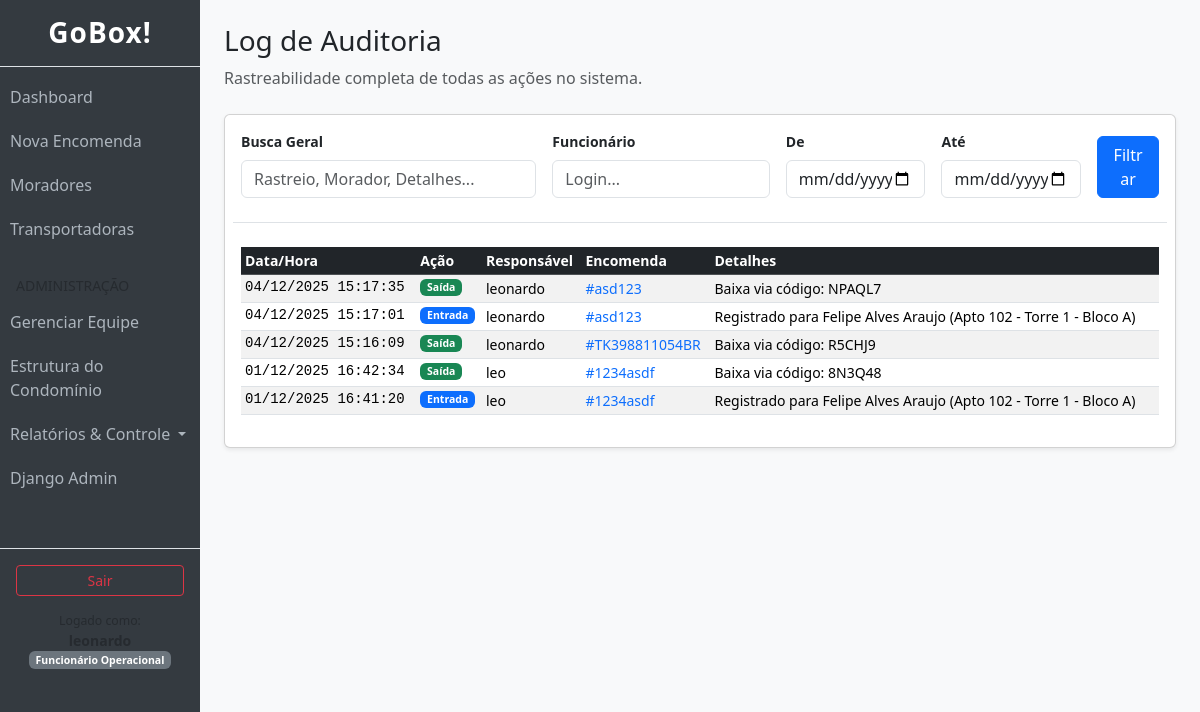
The app's page /relatorios/auditoria/ (signed in) with its own data.
### usuarios/models.py (models this page shows)
class Funcionario(AbstractUser):
    TIPO_OPERADOR = 'OPERADOR'
    TIPO_ADMIN = 'ADMIN'
    CARGO_CHOICES = [
        (TIPO_OPERADOR, 'Funcionário Operacional'),
        (TIPO_ADMIN, 'Administrador/Síndico'),
    ]
    cargo = models.CharField(
        max_length=20,
        choices=CARGO_CHOICES,
        default=TIPO_OPERADOR,
        verbose_name="Nível de Acesso"
    )
    telefone = models.CharField(max_length=20, blank=True, null=True)
    class Meta:
        verbose_name = "Funcionário"
    @property
    def eh_admin(self):
        return self.cargo == self.TIPO_ADMIN or self.is_superuser

### encomendas/models.py (models this page shows, shortened)
class LogMovimentacao(models.Model):
    ACAO_CHOICES = [
        ('REGISTRO', 'Registro de Entrada'),
        ('RETIRADA', 'Baixa de Retirada'),
        ('EDICAO', 'Edição de Dados'),
        ('DELECAO_ADM', 'Deleção Lógica'),
    ]
    encomenda = models.ForeignKey(Encomenda, on_delete=models.CASCADE, related_name='logs')
    funcionario = models.ForeignKey(Funcionario, on_delete=models.PROTECT)
    acao = models.CharField(max_length=20, choices=ACAO_CHOICES)
    timestamp = models.DateTimeField(auto_now_add=True)
    detalhes = models.TextField(blank=True, null=True)
    class Meta:
        verbose_name = "Log de Movimentação"

class Encomenda(models.Model):
    STATUS_CHOICES = [
        ('PENDENTE', 'Pendente'),
        ('RETIRADA', 'Retirada'),
    ]
    morador = models.ForeignKey(Morador, on_delete=models.PROTECT, related_name='encomendas')
    funcionario_registro = models.ForeignKey(
        Funcionario,
        on_delete=models.PROTECT,
        related_name='encomendas_registradas',
        verbose_name="Registrado por"
    )
    transportadora = models.ForeignKey(
        Transportadora,
        on_delete=models.SET_NULL,
        null=True,
        blank=True
    )
    codigo_encomenda = models.CharField(max_length=30, verbose_name="Código de Rastreio")
    codigo_retirada = models.CharField(
        max_length=6,
        default=generate_code,
        unique=True,
        editable=False,
        verbose_name="Código de Retirada"
    )
    descricao = models.CharField(max_length=200, blank=True, null=True, verbose_name="Descrição Visual")
    foto = models.ImageField(
        upload_to="encomendas_fotos/",
        blank=True,
        null=True,
        verbose_name="Foto/Comprovante"
    )
    data_entrada = models.DateTimeField(auto_now_add=True)
    data_retirada = models.DateTimeField(blank=True, null=True)
    status = models.CharField(
        max_length=20,
        choices=STATUS_CHOICES,
        default='PENDENTE'
    )
    ativo = models.BooleanField(default=True, verbose_name="Ativo (Deleção Lógica)")
    class Meta:
        verbose_name = "Encomenda"
        verbose_name_plural = "Encomendas"

### relatorios/views.py (the view)
# urls.py: path('auditoria/', views.AuditoriaView.as_view(), name='relatorio_auditoria'),
class AuditoriaView(AdminRequiredMixin, ListView):
    model = LogMovimentacao
    template_name = 'relatorios/auditoria.html'
    context_object_name = 'logs'
    paginate_by = 50
    def get_queryset(self):
        qs = LogMovimentacao.objects.select_related('encomenda', 'funcionario', 'encomenda__morador').all().order_by('-timestamp')
        q = self.request.GET.get('q')
        funcionario = self.request.GET.get('funcionario')
        data_inicio = self.request.GET.get('data_inicio')
        data_fim = self.request.GET.get('data_fim')
        if q:
            qs = qs.filter(
                Q(encomenda__codigo_encomenda__icontains=q) |
                Q(encomenda__morador__nome__icontains=q) |
                Q(detalhes__icontains=q)
            )
        if funcionario:
            qs = qs.filter(funcionario__username__icontains=funcionario)
        if data_inicio:
            qs = qs.filter(timestamp__date__gte=data_inicio)
        if data_fim:
            qs = qs.filter(timestamp__date__lte=data_fim)
        return qs

### relatorios/views.py (called while the page is built)
    def test_func(self):
        return hasattr(self.request.user, 'eh_admin') and self.request.user.eh_admin

### templates/relatorios/auditoria.html (shortened to what this page needs)
{% extends "base.html" %}
{% block content %}
<div class="mb-4">
    <h3> Log de Auditoria</h3>
    <p class="text-muted">Rastreabilidade completa de todas as ações no sistema.</p>
</div>
<div class="card shadow-sm">
    <div class="card-body">
        <form method="get" class="row g-3 mb-4 border-bottom pb-4">
            <div class="col-md-4">
                <label class="form-label small fw-bold">Busca Geral</label>
                <input type="text" name="q" class="form-control" placeholder="Rastreio, Morador, Detalhes..." value="{{ request.GET.q }}">
            </div>
            <div class="col-md-3">
                <label class="form-label small fw-bold">Funcionário</label>
                <input type="text" name="funcionario" class="form-control" placeholder="Login..." value="{{ request.GET.funcionario }}">
            </div>
            <div class="col-md-2">
                <label class="form-label small fw-bold">De</label>
                <input type="date" name="data_inicio" class="form-control" value="{{ request.GET.data_inicio }}">
            </div>
            <div class="col-md-2">
                <label class="form-label small fw-bold">Até</label>
                <input type="date" name="data_fim" class="form-control" value="{{ request.GET.data_fim }}">
            </div>
            <div class="col-md-1 d-flex align-items-end">
                <button type="submit" class="btn btn-primary w-100">Filtrar</button>
            </div>
        </form>
        <div class="table-responsive">
            <table class="table table-sm table-striped table-hover small">
                <thead class="table-dark">
                    <tr>
                        <th>Data/Hora</th>
                        <th>Ação</th>
                        <th>Responsável</th>
                        <th>Encomenda</th>
                        <th>Detalhes</th>
                    </tr>
                </thead>
                <tbody>
                    {% for log in logs %}
                    <tr>
                        <td class="font-monospace">{{ log.timestamp|date:"d/m/Y H:i:s" }}</td>
                        <td>
                            {% if log.acao == 'REGISTRO' %}
                                <span class="badge bg-primary">Entrada</span>
                            {% elif log.acao == 'RETIRADA' %}
                                <span class="badge bg-success">Saída</span>
                            {% elif log.acao == 'DELECAO_ADM' %}
                                <span class="badge bg-danger">Deleção</span>
                            {% else %}
                                <span class="badge bg-secondary">{{ log.get_acao_display }}</span>
                            {% endif %}
                        </td>
                        <td>{{ log.funcionario.username }}</td>
                        <td>
                            {% if log.encomenda %}
                                <a href="{% url 'encomenda_detail' log.encomenda.pk %}" class="text-decoration-none">
                                    #{{ log.encomenda.codigo_encomenda }}
                                </a>
                            {% else %}
                                <span class="text-muted text-decoration-line-through">Deletada</span>
                            {% endif %}
                        </td>
                        <td>{{ log.detalhes|default:"-" }}</td>
                    </tr>
                    {% empty %}
                    <tr>
                        <td colspan="5" class="text-center py-4 text-muted">Nenhum registro encontrado.</td>
                    </tr>
                    {% endfor %}
                </tbody>
            </table>
        </div>
    </div>
</div>
{% endblock %}

### templates/base.html (shortened to what this page needs)
{% load bootstrap5 %}
{% bootstrap_css %}
<!DOCTYPE html>
<html lang="pt-br">
<head>
</head>
<body>
<div class="container-fluid">
    <div class="row">
        {% if user.is_authenticated %}
        <div class="col-md-2 sidebar p-0">
            <h3 class="text-center py-3 border-bottom brand-title">GoBox!</h3>
            <a href="{% url 'dashboard' %}" class="nav-link-custom {% if request.resolver_match.url_name == 'dashboard' %}active-link{% endif %}">
                Dashboard
            </a>
            <a href="{% url 'encomenda_create' %}" class="nav-link-custom {% if request.resolver_match.url_name == 'encomenda_create' %}active-link{% endif %}">
                Nova Encomenda
            </a>
            <a href="{% url 'morador_list' %}" class="nav-link-custom {% if 'moradores' in request.path %}active-link{% endif %}">
                Moradores
            </a>
            <a href="{% url 'transportadora_list' %}" class="nav-link-custom {% if 'transportadoras' in request.path %}active-link{% endif %}">
                Transportadoras
            </a>
            {% if user.eh_admin %}
            <div class="text-uppercase small text-muted mt-4 px-3 mb-1">Administração</div>
            <a href="{% url 'funcionario_list' %}" class="nav-link-custom {% if 'equipe' in request.path %}active-link{% endif %}">
                Gerenciar Equipe
            </a>
            <a href="{% url 'gerenciar_estrutura' %}" class="nav-link-custom {% if 'unidades' in request.path %}active-link{% endif %}">
                Estrutura do Condomínio
            </a>
            <div class="dropdown">
                <a href="#" class="nav-link-custom dropdown-toggle" id="relatoriosDropdown" data-bs-toggle="dropdown" aria-expanded="false">
                    Relatórios & Controle
                </a>
            </div>
            <a href="/admin/" target="_blank" class="nav-link-custom">
                Django Admin
            </a>
            {% endif %}
            <div class="mt-5 border-top p-3">
                <form action="{% url 'logout' %}" method="post">
                    <button type="submit" class="btn btn-outline-danger w-100 btn-sm">Sair</button>
                </form>
                <div class="small text-center mt-2 text-muted">
                    <small>Logado como:</small><br>
                    <strong>{{ user.username }}</strong><br>
                    <span class="badge bg-secondary">{{ user.get_cargo_display }}</span>
                </div>
            </div>
        </div>
        {% endif %}
        <div class="col-md-{% if user.is_authenticated %}10{% else %}12{% endif %} p-4">
            {% block content %}
            {% endblock %}
        </div>
    </div>
</div>
</body>
</html>

### templates/base.html (style rules this page uses)
body { background-color: #f8f9fa; }
.sidebar { min-height: 100vh; background-color: #343a40; color: white; }
.sidebar a.nav-link-custom { color: #adb5bd; text-decoration: none; padding: 10px; display: block; }
.brand-title { font-weight: bold; letter-spacing: 1px; }
.sidebar .dropdown-toggle { color: #adb5bd; }

### records on screen
Funcionario: cargo "Funcionário Operacional"
LogMovimentacao: timestamp "04/12/2025 15:17:35", acao "Saída", funcionario.username "leonardo", encomenda.codigo_encomenda "asd123", detalhes "Baixa via código: NPAQL7"
LogMovimentacao: timestamp "04/12/2025 15:17:01", acao "Entrada", funcionario.username "leonardo", encomenda.codigo_encomenda "asd123", detalhes "Registrado para Felipe Alves Araujo (Apto 102 - Torre 1 - Bloco A)"
LogMovimentacao: timestamp "04/12/2025 15:16:09", acao "Saída", funcionario.username "leonardo", encomenda.codigo_encomenda "TK398811054BR", detalhes "Baixa via código: R5CHJ9"
LogMovimentacao: timestamp "01/12/2025 16:42:34", acao "Saída", funcionario.username "leo", encomenda.codigo_encomenda "1234asdf", detalhes "Baixa via código: 8N3Q48"
LogMovimentacao: timestamp "01/12/2025 16:41:20", acao "Entrada", funcionario.username "leo", encomenda.codigo_encomenda "1234asdf", detalhes "Registrado para Felipe Alves Araujo (Apto 102 - Torre 1 - Bloco A)"
